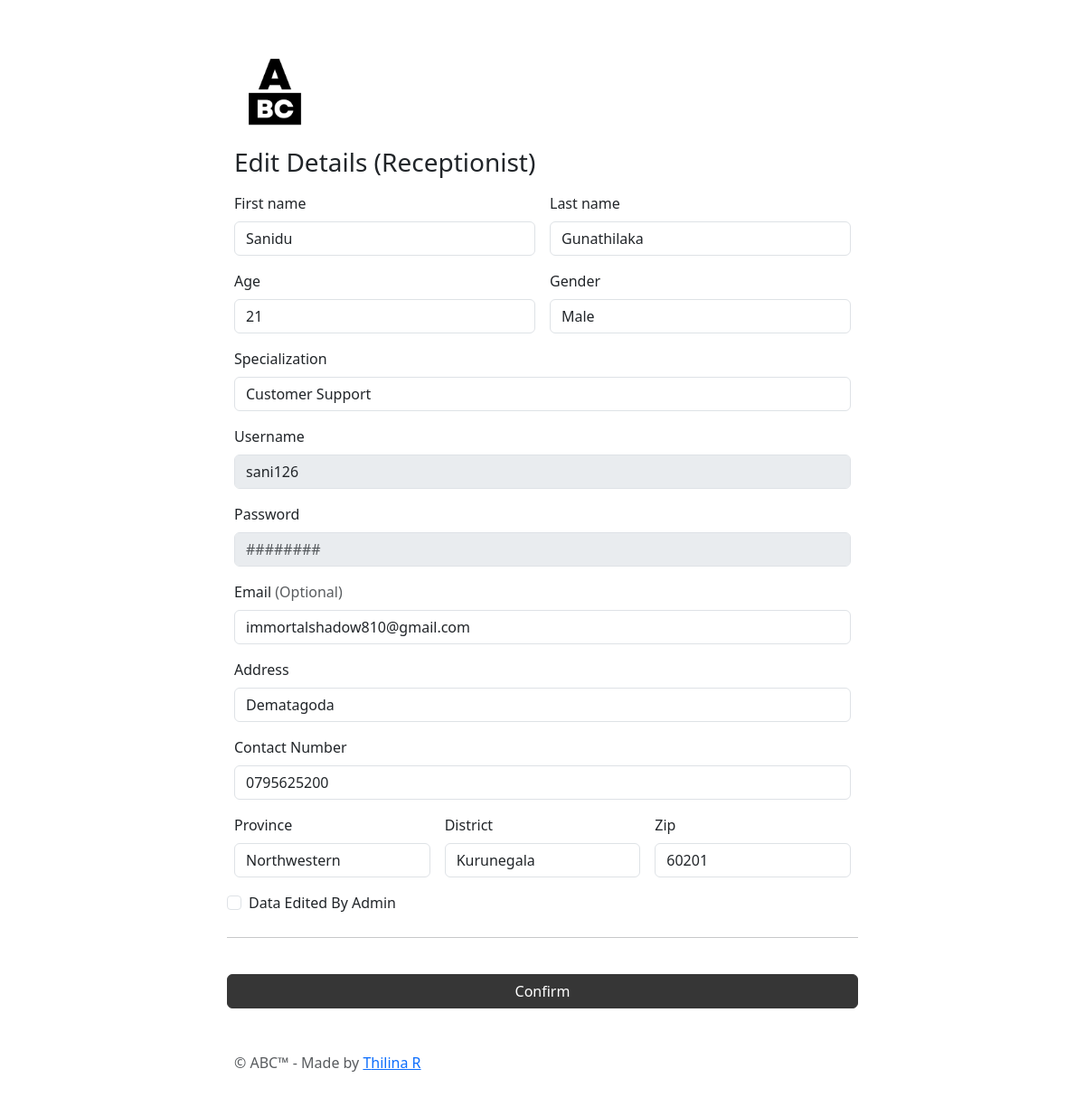
The page /ABC_VIRTUAL/edit_receptionist.php?users_u_ID=47 on the database its author committed.
### tables this page shows
CREATE TABLE `reception_accounts` (
  `ra_ID` int NOT NULL AUTO_INCREMENT,
  `ra_firstname` varchar(45) DEFAULT NULL,
  `ra_lastname` varchar(45) DEFAULT NULL,
  `ra_age` int DEFAULT NULL,
  `ra_gender` varchar(45) DEFAULT NULL,
  `ra_position` varchar(45) DEFAULT NULL,
  `ra_username` varchar(45) DEFAULT NULL,
  `ra_password` varchar(45) DEFAULT NULL,
  `ra_email` varchar(45) DEFAULT NULL,
  `ra_contact` varchar(45) DEFAULT NULL,
  `ra_address` varchar(45) DEFAULT NULL,
  `ra_province` varchar(45) DEFAULT NULL,
  `ra_district` varchar(45) DEFAULT NULL,
  `ra_zip` varchar(45) DEFAULT NULL,
  `users_u_ID` int NOT NULL,
  PRIMARY KEY (`ra_ID`),
  KEY `fk_reception_accounts_users1_idx` (`users_u_ID`),
  CONSTRAINT `fk_reception_accounts_users1` FOREIGN KEY (`users_u_ID`) REFERENCES `users` (`u_ID`)
);

### ABC_VIRTUAL/edit_receptionist.php (the view, shortened to what this page needs)
<!DOCTYPE html>
<html>
<head>
    <link rel="stylesheet" href="./Frameworks/Bootstrap-5.3.1/bootstrap-5.3.1-dist/css/bootstrap.min.css">
    <link rel="stylesheet" href="./signup.css">
    <link rel="stylesheet" href="./base.css">
</head>
<body class="d-flex align-items-center py-4">
    <?php
    include 'connect_DB.php';
    $users_u_ID = $_GET['users_u_ID'];
    $doctorDataQuery = "SELECT * FROM reception_accounts WHERE users_u_ID = $users_u_ID";
    $doctorDataResult = $connection->query($doctorDataQuery);
    if ($doctorDataResult->num_rows > 0) {
        $row = $doctorDataResult->fetch_assoc();
        $firstname = $row['ra_firstname'];
        $lastname = $row['ra_lastname'];
        $age = $row['ra_age'];
        $gender = $row['ra_gender'];
        $specialization = $row['ra_position'];
        $username = $row["ra_username"];
        $email = $row['ra_email'];
        $address = $row['ra_address'];
        $contact = $row['ra_contact'];
        $province = $row['ra_province'];
        $district = $row['ra_district'];
        $zip = $row['ra_zip'];
    } else {
        echo "Doctor not found.";
    }
    ?>
    <div class="container d-flex align-items-center py-4">
        <form class="sign-up m-auto" method="POST">
            <img class="mb-3" src="./IMG_LOGO/LOGO.png">
            <h1 class="h3 mb-3 fw-normal">Edit Details (Receptionist)</h1>
            <div class="row g-3">
                <div class="col-sm-6">
                    <label class="form-label">First name</label>
                    <input type="text" class="form-control" id="firstName" value="<?php echo $firstname; ?>" required name="txt-ua-firstname">
                </div>
                <div class="col-sm-6">
                    <label class="form-label">Last name</label>
                    <input type="text" class="form-control" id="lastName" value="<?php echo $lastname; ?>" required name="txt-ua-lastname">
                </div>
                <div class="col-sm-6">
                    <label class="form-label">Age</label>
                    <input type="text" class="form-control" id="age" value="<?php echo $age; ?>" required name="txt-ua-age">
                </div>
                <div class="col-sm-6">
                    <label class="form-label">Gender</label>
                    <input type="text" class="form-control" id="age" value="<?php echo $gender; ?>" required name="txt-ua-gender">
                </div>
                <div class="col-12">
                    <label class="form-label">Specialization</label>
                    <input type="text" class="form-control" id="address" value="<?php echo $specialization; ?>" name="txt-ua-special">
                </div>
                <div class="col-12">
                    <label class="form-label">Username</label>
                    <div class="input-group">
                        <input type="text" class="form-control" id="username" value="<?php echo $username; ?>" disabled name="txt-ua-username">
                    </div>
                </div>
                <div class="col-12">
                    <label class="form-label">Password</label>
                    <input type="password" class="form-control" id="password" placeholder="########" disabled name="txt-ua-password">
                </div>
                <div class="col-12">
                    <label class="form-label">Email <span class="text-body-secondary">(Optional)</span></label>
                    <input type="email" class="form-control" id="email" value="<?php echo $email; ?>" name="txt-ua-email">
                </div>
                <div class="col-12">
                    <label class="form-label">Address</label>
                    <input type="text" class="form-control" id="address" value="<?php echo $address; ?>" name="txt-ua-address">
                </div>
                <div class="col-12">
                    <label class="form-label">Contact Number</label>
                    <input type="text" class="form-control" id="contact" value="<?php echo $contact; ?>" name="txt-ua-contact">
                </div>
                <div class="col-sm-4">
                    <label class="form-label">Province</label>
                    <input type="text" class="form-control" id="province" value="<?php echo $province; ?>" name="txt-ua-province">
                </div>
                <div class="col-sm-4">
                    <label class="form-label">District</label>
                    <input type="text" class="form-control" id="district" value="<?php echo $district; ?>" name="txt-ua-district">
                </div>
                <div class="col-sm-4">
                    <label class="form-label">Zip</label>
                    <input type="text" class="form-control" id="zip" value="<?php echo $zip; ?>" name="txt-ua-zip">
                </div>
                <div class="form-check">
                    <input type="checkbox" class="form-check-input" id="same-address" required>
                    <label class="form-check-label" for="same-address">Data Edited By Admin</label>
                </div>
                <hr class="my-4">
                <button class='btn w-100 abc-button' type='submit' name='btn-submit'>Confirm</button>
            </div>
            <p class="mt-5 mb-3 text-body-secondary">&copy; ABC™ - Made by
                <a href="https://github.com/Thili-126"><span>T</span>hilina R</a>
            </p>
        </form>
    </div>
</body>
</html>

### ABC_VIRTUAL/signup.css (style rules this page uses)
.sign-up { max-width: 700px; padding: 9px; }
.sign-up img { width: 90px; }

### ABC_VIRTUAL/base.css (style rules this page uses)
:root { --mainhc: #f74349; --mainhc2: #ff565b; --mainc: #363636; --mainc2: #585858; }
button.abc-button { background-color: var(--mainc); border: 1px solid var(--mainc); color: #fff; }

### rows shown on the page
reception_accounts: txt-ua-firstname "Sanidu", txt-ua-lastname "Gunathilaka", txt-ua-age "21", txt-ua-gender "Male", txt-ua-special "Customer Support", txt-ua-username "sani126", txt-ua-email "immortalshadow810@gmail.com", txt-ua-address "Dematagoda", txt-ua-contact "0795625200", txt-ua-province "Northwestern", txt-ua-district "Kurunegala", txt-ua-zip "60201"
